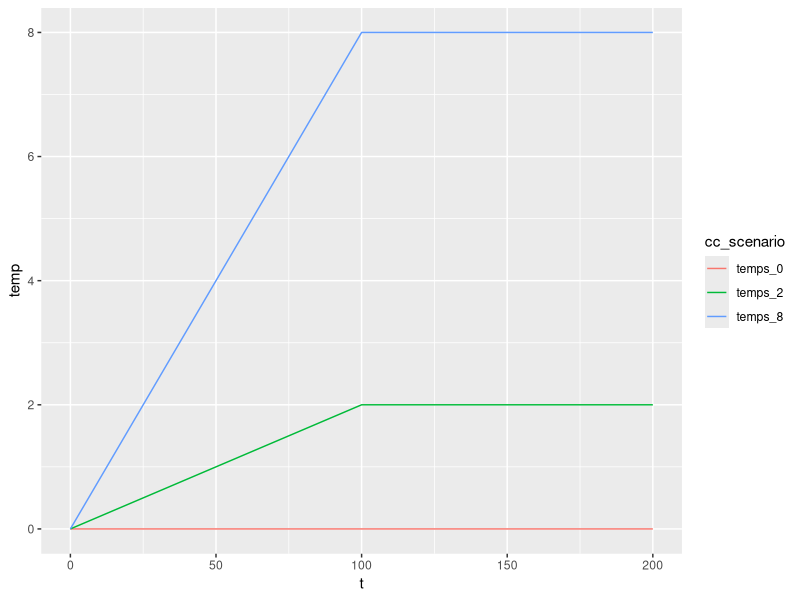

Write R code to recreate this figure.
## ---- chunk 1
knitr::opts_chunk$set(echo = FALSE)
## ---- chunk 2
library(tidyverse)
## ---- chunk 3
# temperature

#define variables
sims = 201
temps <- rep(NA, sims)
temps_0 <- rep(NA, sims)
temps_2 <- rep(NA, sims)
temps_8 <- rep(NA, sims)
t <- seq(from = 0, to = 200, by = 1)

# temperature function
temp_fun<- function(T, x){
  temp = min((T*x)/100, T)
}

# create temp vectors for CC scenarios
for(i in 1:sims){
  temps_0[i] <- temp_fun(0, i-1)
}

for(i in 1:sims){
  temps_2[i] <- temp_fun(2, i-1)
}

for(i in 1:sims){
  temps_8[i] <- temp_fun(8, i-1)
}

# combine into dataframe
temps_data_raw <- data.frame(t, temps_0, temps_2, temps_8)
temps_data <- temps_data_raw %>% 
  pivot_longer(cols = starts_with("temps"), names_to = "cc_scenario", values_to = "temp")

# plot temps
ggplot(data = temps_data, aes(x = t, y = temp, color = cc_scenario))+
  geom_line()

## ---- chunk 4
# economic activity
K <- rep(NA, sims)

econ_fun <- function(temp, B = 0.05){
  K = exp(-B*temp^2)
}

# for(i in 1:sims){
#   K[i] <- econ_fun(temps[i])
#   }
## ---- chunk 5
# consumption
C <- rep(NA, sims)

con_fun <- function(K, x, g = 0.01){
  C = K*exp(g*x)
}

# for(i in 0:sims){
#   C[i] <- con_fun(K[i], i-1)
#   }
## ---- chunk 6
# Utility
U <- rep(NA, sims)

u_fun <- function(C,n = 0.5){
  U = (C^(1-n))/(1-n)
}

# for(i in 0:sims){
#   U[i] <- u_fun(C[i])
# }
## ---- chunk 7
# Discounting
d = 0.005
n = 0.5
g = 0.01

r_fun <- function(d = 0.005, n = 0.5, g = 0.01){
  r = d + n*g
}

discount <- function(U, r){
  pv <- rep(NA, sims)
  for(i in 1:sims){
    pv[i] = U[i]/(1+r)^(i-1)
  }
  pv_total = sum(pv)
  return(pv_total)
}
## ---- chunk 8
# Function for loss in present value of utility

loss_fun <- function(T, d=0.005, n = 0.5, g=0.01){
# Climate Change
  for(i in 1:sims){
  temps[i] <- temp_fun(T, i-1)}

for(i in 1:sims){
  K[i] <- econ_fun(temps[i])}

for(i in 1:sims){
  C[i] <- con_fun(K[i], i-1)}

for(i in 1:sims){
  U[i] <- u_fun(C[i])}

r <- r_fun(d = d, n = n, g = g)
cc_utility <- discount(U, r)

# No climate change
T <- 0

for(i in 1:sims){
  temps[i] <- temp_fun(T, i-1)}

for(i in 1:sims){
  K[i] <- econ_fun(temps[i])}

for(i in 1:sims){
  C[i] <- con_fun(K[i], i-1)}

for(i in 1:sims){
  U[i] <- u_fun(C[i])}

utility <- discount(U, r)

L <- utility - cc_utility
return(L)
}

L_test <- loss_fun(T = 4.4)
## ---- chunk 9

p_change <- function(L0, L_new){
  pc <- (L_new-L0)/L0
  return(pc*100)
}

T <- 4.4
T10 <- T*1.1
d10 <- d*1.1
n10 <- n*1.1
g10 <- g*1.1

r_d <- r_fun(d = d10)
r_n <- r_fun(n = n10)
r_g <- r_fun(g = g10)

L_T <- loss_fun(T = T10)
L_d <- loss_fun(T = 4.4, d = d10)
L_n <- loss_fun(T = 4.4, n = n10)
L_g <- loss_fun(T = 4.4, g = g10)

pc_T <- p_change(L0 = L_test, L_new = L_T)
pc_d <- p_change(L0 = L_test, L_new = L_d)
pc_n <- p_change(L0 = L_test, L_new = L_n)
pc_g <- p_change(L0 = L_test, L_new = L_g)
